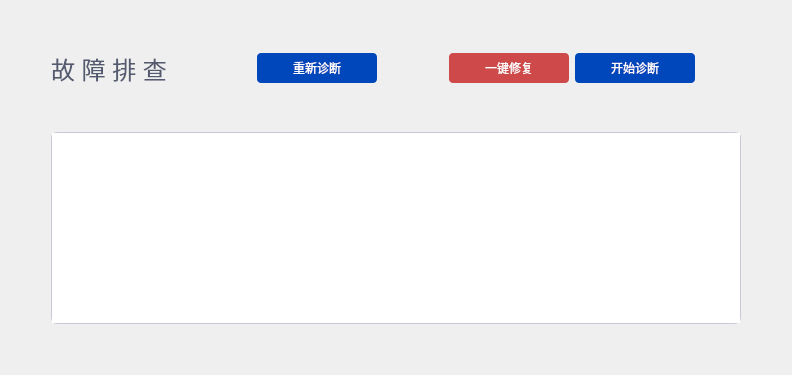
       <widget class="QWidget" name="pageFirmwareCheck">
        <layout class="QGridLayout" name="gridLayout_24">
         <item row="0" column="0">
          <layout class="QGridLayout" name="gridLayout_23">
           <item row="1" column="4">
            <widget class="QPushButton" name="btnAllRepair">
             <property name="minimumSize">
              <size>
               <width>120</width>
               <height>30</height>
              </size>
             </property>
             <property name="maximumSize">
              <size>
               <width>120</width>
               <height>30</height>
              </size>
             </property>
             <property name="styleSheet">
              <string notr="true">QPushButton { /* all types of tool button */
  border: none;
  border-radius: 4px;
  background-color: #CE4949;
  color: rgb(255, 255, 255);
}
QPushButton:disabled{ /* all types of tool button */
  border: none;
  border-radius: 4px;
  background-color: #C7C7C7;
  color: rgb(255, 255, 255);
}
</string>
             </property>
             <property name="text">
              <string>一键修复</string>
             </property>
            </widget>
           </item>
           <item row="1" column="7">
            <spacer name="horizontalSpacer_17">
             <property name="orientation">
              <enum>Qt::Horizontal</enum>
             </property>
             <property name="sizeType">
              <enum>QSizePolicy::Fixed</enum>
             </property>
             <property name="sizeHint" stdset="0">
              <size>
               <width>40</width>
               <height>20</height>
              </size>
             </property>
            </spacer>
           </item>
           <item row="3" column="1" colspan="6">
            <widget class="QListWidget" name="listWidgetFirmwareCheck">
             <property name="font">
              <font>
               <pointsize>11</pointsize>
              </font>
             </property>
             <property name="styleSheet">
              <string notr="true">	border: 1px solid #C6C9D7;
	border-radius: 6px;</string>
             </property>
            </widget>
           </item>
           <item row="1" column="1">
            <widget class="QLabel" name="label_2">
             <property name="minimumSize">
              <size>
               <width>200</width>
               <height>0</height>
              </size>
             </property>
             <property name="maximumSize">
              <size>
               <width>200</width>
               <height>16777215</height>
              </size>
             </property>
             <property name="font">
              <font>
               <pointsize>18</pointsize>
              </font>
             </property>
             <property name="styleSheet">
              <string notr="true">color: rgb(84, 91, 112);</string>
             </property>
             <property name="text">
              <string>故 障 排 查</string>
             </property>
            </widget>
           </item>
           <item row="1" column="6">
            <spacer name="horizontalSpacer_11">
             <property name="orientation">
              <enum>Qt::Horizontal</enum>
             </property>
             <property name="sizeHint" stdset="0">
              <size>
               <width>40</width>
               <height>20</height>
              </size>
             </property>
            </spacer>
           </item>
           <item row="4" column="1">
            <spacer name="verticalSpacer_14">
             <property name="orientation">
              <enum>Qt::Vertical</enum>
             </property>
             <property name="sizeType">
              <enum>QSizePolicy::Fixed</enum>
             </property>
             <property name="sizeHint" stdset="0">
              <size>
               <width>20</width>
               <height>40</height>
              </size>
             </property>
            </spacer>
           </item>
           <item row="1" column="5" alignment="Qt::AlignLeft">
            <widget class="QPushButton" name="btnDiagnose">
             <property name="minimumSize">
              <size>
               <width>120</width>
               <height>30</height>
              </size>
             </property>
             <property name="maximumSize">
              <size>
               <width>120</width>
               <height>30</height>
              </size>
             </property>
             <property name="styleSheet">
              <string notr="true">QPushButton { /* all types of tool button */
  border: none;
  border-radius: 4px;
  background-color: #0047BB;
  color: rgb(255, 255, 255);
}
QPushButton:disabled{ /* all types of tool button */
  border: none;
  border-radius: 4px;
  background-color: #C7C7C7;
  color: rgb(255, 255, 255);
}
</string>
             </property>
             <property name="text">
              <string>开始诊断</string>
             </property>
            </widget>
           </item>
           <item row="1" column="2">
            <widget class="QPushButton" name="btnRestartDiagnose">
             <property name="minimumSize">
              <size>
               <width>120</width>
               <height>30</height>
              </size>
             </property>
             <property name="maximumSize">
              <size>
               <width>120</width>
               <height>30</height>
              </size>
             </property>
             <property name="styleSheet">
              <string notr="true">QPushButton { /* all types of tool button */
  border: none;
  border-radius: 4px;
  background-color: #0047BB;
  color: rgb(255, 255, 255);
}
QPushButton:disabled{ /* all types of tool button */
  border: none;
  border-radius: 4px;
  background-color: #C7C7C7;
  color: rgb(255, 255, 255);
}
</string>
             </property>
             <property name="text">
              <string>重新诊断</string>
             </property>
            </widget>
           </item>
           <item row="1" column="0">
            <spacer name="horizontalSpacer_15">
             <property name="orientation">
              <enum>Qt::Horizontal</enum>
             </property>
             <property name="sizeType">
              <enum>QSizePolicy::Fixed</enum>
             </property>
             <property name="sizeHint" stdset="0">
              <size>
               <width>40</width>
               <height>20</height>
              </size>
             </property>
            </spacer>
           </item>
           <item row="0" column="1">
            <spacer name="verticalSpacer_13">
             <property name="orientation">
              <enum>Qt::Vertical</enum>
             </property>
             <property name="sizeType">
              <enum>QSizePolicy::Fixed</enum>
             </property>
             <property name="sizeHint" stdset="0">
              <size>
               <width>20</width>
               <height>40</height>
              </size>
             </property>
            </spacer>
           </item>
           <item row="1" column="3">
            <spacer name="horizontalSpacer_12">
             <property name="orientation">
              <enum>Qt::Horizontal</enum>
             </property>
             <property name="sizeType">
              <enum>QSizePolicy::Fixed</enum>
             </property>
             <property name="sizeHint" stdset="0">
              <size>
               <width>60</width>
               <height>20</height>
              </size>
             </property>
            </spacer>
           </item>
           <item row="2" column="1">
            <spacer name="verticalSpacer_15">
             <property name="orientation">
              <enum>Qt::Vertical</enum>
             </property>
             <property name="sizeType">
              <enum>QSizePolicy::Fixed</enum>
             </property>
             <property name="sizeHint" stdset="0">
              <size>
               <width>20</width>
               <height>40</height>
              </size>
             </property>
            </spacer>
           </item>
          </layout>
         </item>
        </layout>
       </widget>
